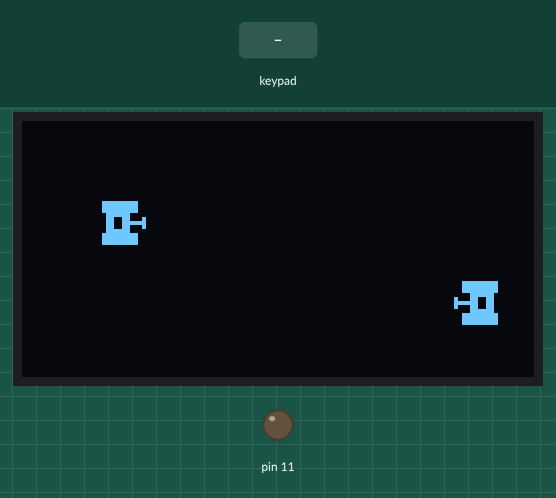
The sketch below on a simulated Arduino Uno, built with avr-gcc and run on an emulated ATmega328P. On the bench: 128×64 one-colour display, output pins drawn as LEDs (lit = HIGH). The inputs (shaded band) are chosen by the test bench. The display library's start-up logo is not drawn.

Above: at 2.5 s.
2.6 s: key 'Q' pressed
At 2.77 s:
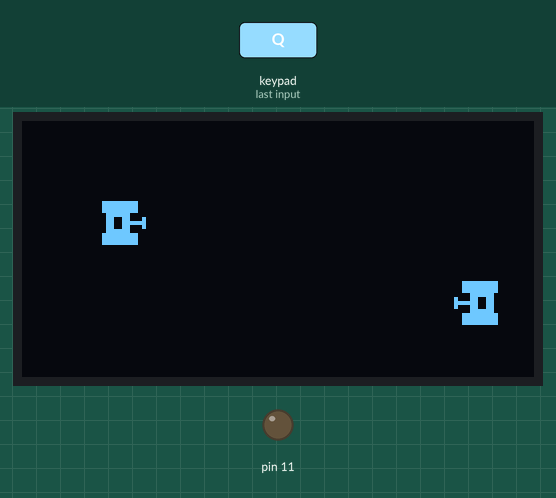
4.1 s: key 'W' pressed
At 6.2 s:
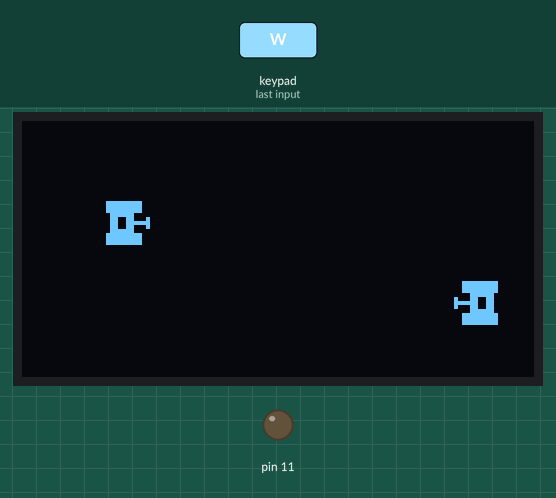
Timing chart, 0 to 7.7 s (numbered marks = the images above; inputs shaded):
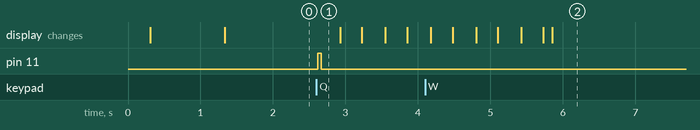

The sketch:

tanks.ino
```cpp
#include <SPI.h>
#include <Wire.h>
#include <Adafruit_GFX.h>
#include <Adafruit_SH110X.h>
#include <Keypad.h>
#include "Tank.h"
#include "Bullet.h"

#define i2c_Address 0x3c // Inicializa con la dirección I2C 0x3C
#define SCREEN_WIDTH 128
#define SCREEN_HEIGHT 64
#define OLED_RESET -1

Adafruit_SH1106G display = Adafruit_SH1106G(SCREEN_WIDTH, SCREEN_HEIGHT, &Wire, OLED_RESET);

// Bitmap del tanque de guerra (11x11 píxeles)
static const unsigned char PROGMEM tankBitmapA[] = {
  B11111111, B10000000,
  B11111111, B10000000,
  B11111111, B10000000,
  B01111110, B00000000,
  B01100110, B00100000,
  B01100111, B11100000,
  B01100110, B00100000,
  B01111110, B00000000,
  B11111111, B10000000,
  B11111111, B10000000,
  B11111111, B10000000,
};

static const unsigned char PROGMEM tankBitmapB[] = {
  B00111111, B11100000,
  B00111111, B11100000,
  B00111111, B11100000,
  B00001111, B11000000,
  B10001100, B11000000,
  B11111100, B11000000,
  B10001100, B11000000,
  B00001111, B11000000,
  B00111111, B11100000,
  B00111111, B11100000,
  B00111111, B11100000,
};

static const unsigned char PROGMEM bulletBitmap[] = {
  B11100000,
  B11100000,
  B11100000,
};

const byte ROWS = 2;
const byte COLS = 3;
char hexaKeys[ROWS][COLS] = {
  {'Q', 'W', 'E'},
  {'A', 'S', 'D'}
};

byte rowPinsA[ROWS] = {13, 12};
byte colPinsA[COLS] = {10, 9, 8};
byte rowPinsB[ROWS] = {7, 6};
byte colPinsB[COLS] = {4, 3, 2};

Keypad playerAKeypad = Keypad(makeKeymap(hexaKeys), rowPinsA, colPinsA, ROWS, COLS);
Keypad playerBKeypad = Keypad(makeKeymap(hexaKeys), rowPinsB, colPinsB, ROWS, COLS);

Bullet bullet1 = Bullet(-3, -3, -1, bulletBitmap);

Tank playerA(0, 20, 20, tankBitmapA, 1, &playerAKeypad);
Tank playerB(1, 108, 40, tankBitmapB, 3, &playerBKeypad);

bool impact = false;

void setup() {
  Serial.begin(9600);
  delay(250);
  display.begin(i2c_Address, true);
  display.display();
  delay(1000);
}

void loop() {
  if(!impact) {
    playerA.move();
    playerB.move();

    playerAKeypad.getKeys();
    for (int i = 0; i < LIST_MAX; i++) {
      if (playerAKeypad.key[i].stateChanged) {
        if (playerAKeypad.key[i].kstate == PRESSED || playerAKeypad.key[i].kstate == HOLD) {
          switch (playerAKeypad.key[i].kchar) {
            case 'E': playerA.shoot(&bullet1); break;
            case 'Q': playerA.shoot(&bullet1); break;
            default: break;
          }
        }
      }
    }

    playerBKeypad.getKeys();
    for (int i = 0; i < LIST_MAX; i++) {
      if (playerBKeypad.key[i].stateChanged) {
        if (playerBKeypad.key[i].kstate == PRESSED || playerBKeypad.key[i].kstate == HOLD) {
          switch (playerBKeypad.key[i].kchar) {
            case 'E': playerB.shoot(&bullet1); break;
            case 'Q': playerB.shoot(&bullet1); break;
            default: break;
          }
        }
      }
    }

    bullet1.move();

    display.clearDisplay();
    playerA.draw();
    playerB.draw();
    bullet1.draw();
    display.display();

    impact = playerA.checkCollision(&bullet1) || playerB.checkCollision(&bullet1);
  } else {
    // "Game Over"
    display.clearDisplay();
    display.display();
    for (int i=0; i<5; i++) {
      analogWrite(11, 100);
      delay(100);
      analogWrite(11, 0);
      delay(100);
    }

    impact = !impact;
    bullet1.x = -3;
    bullet1.y = -3;
    bullet1.inUse = false;
    playerA.x = 20;
    playerA.y = 20;
    playerB.x = 108;
    playerB.y = 40;
  }
  delay(5);
}
```

Bullet.cpp
```cpp
#include "Bullet.h"
#include <Arduino.h>

extern Adafruit_SH1106G display;

Bullet::Bullet(int x, int y, int dir, const unsigned char* bulletBitmap)
  : x(x), y(y), dir(dir), bitmap(bulletBitmap) {}

void Bullet::move() {
  switch (dir) {
    case 1: x++; break; // Derecha
    case 3: x--; break; // Izquierda
    default: break;
  }
  if (x < 0 || x > 128 || y < 0 || y > 64) {
    inUse = false;
  }
}

void Bullet::draw() {
  display.drawBitmap(x, y, bitmap, 3, 3, SH110X_WHITE);
}
```

Bullet.h
```cpp
#ifndef BULLET_H
#define BULLET_H

#include <Adafruit_SH110X.h>

class Bullet {
public:
  int x, y, dir;
  const unsigned char* bitmap;
  bool inUse = false;
  Bullet(int x, int y, int dir, const unsigned char* bulletBitmap);
  void move();
  void draw();
};

#endif  // BULLET_H
```

Tank.cpp
```cpp
#include "Tank.h"
#include <Arduino.h>
#include "Bullet.h"

extern Adafruit_SH1106G display;

Tank::Tank(int player_code, int startX, int startY, const unsigned char* tankBitmap, int startDir, Keypad* tankKeypad)
  : id(player_code), x(startX), y(startY), bitmap(tankBitmap), dir(startDir), keypad(tankKeypad) {}

void Tank::shoot(Bullet* bullet) {
  if(!bullet->inUse){
    analogWrite(11, 255);
    delay(50);
    analogWrite(11, 0);
    if(id==0){
      bullet->x = x+11;
    } else {
      bullet->x = x-1;
    }
    bullet->y = y+4;
    bullet->dir = dir;
    bullet->inUse = true;
  }
}

bool Tank::checkCollision(Bullet* bullet) {
  return x <= bullet->x && x+10 >= bullet->x && y <= bullet->y+2 && y+10 >= bullet->y;
}

void Tank::move() {
  keypad->getKeys();
  for (int i = 0; i < LIST_MAX; i++) {
    if (keypad->key[i].stateChanged) {
      if (keypad->key[i].kstate == PRESSED || keypad->key[i].kstate == HOLD) {
        if(id == 0) {
          processMovement1(keypad->key[i].kchar);
        } else {
          processMovement2(keypad->key[i].kchar);
        }
      }
    }
  }
}

void Tank::draw() {
  display.drawBitmap(x, y, bitmap, 11, 11, SH110X_WHITE);
}

void Tank::processMovement1(int pressedKey) {
  switch (pressedKey) {
    case 'W': x = min(x + 1, 118); break;
    case 'A': y = max(0, y - 1); break;
    case 'S': x = max(0, x - 1); break;
    case 'D': y = min(56, y + 1); break;
    default: break;
  }
}

void Tank::processMovement2(int pressedKey) {
   switch (pressedKey) {
    case 'W': x = max(0, x - 1); break;
    case 'A': y = min(52, y + 1); break;
    case 'S': x = min(116, x + 1); break;
    case 'D': y = max(0, y - 1); break;
    default: break;
  }
}
```

Tank.h
```cpp
#ifndef TANK_H
#define TANK_H

#include <Keypad.h>
#include <Adafruit_SH110X.h>
#include "Bullet.h"

class Tank {
public:
  int id, dir;
  int x, y;
  Tank(int player_code, int startX, int startY, const unsigned char* bitmap, int startDir, Keypad* tankKeypad);
  void move();
  void draw();
  void shoot(Bullet* bullet);
  bool checkCollision(Bullet* bullet);

private:
  const unsigned char* bitmap;
  Keypad* keypad;
  void processMovement1(int pressedKey);
  void processMovement2(int pressedKey);
};

#endif  // TANK_H
```

Measured:
- after the input at 2.6 s, pin 11: LOW → HIGH at once, → LOW 0.05 s later
